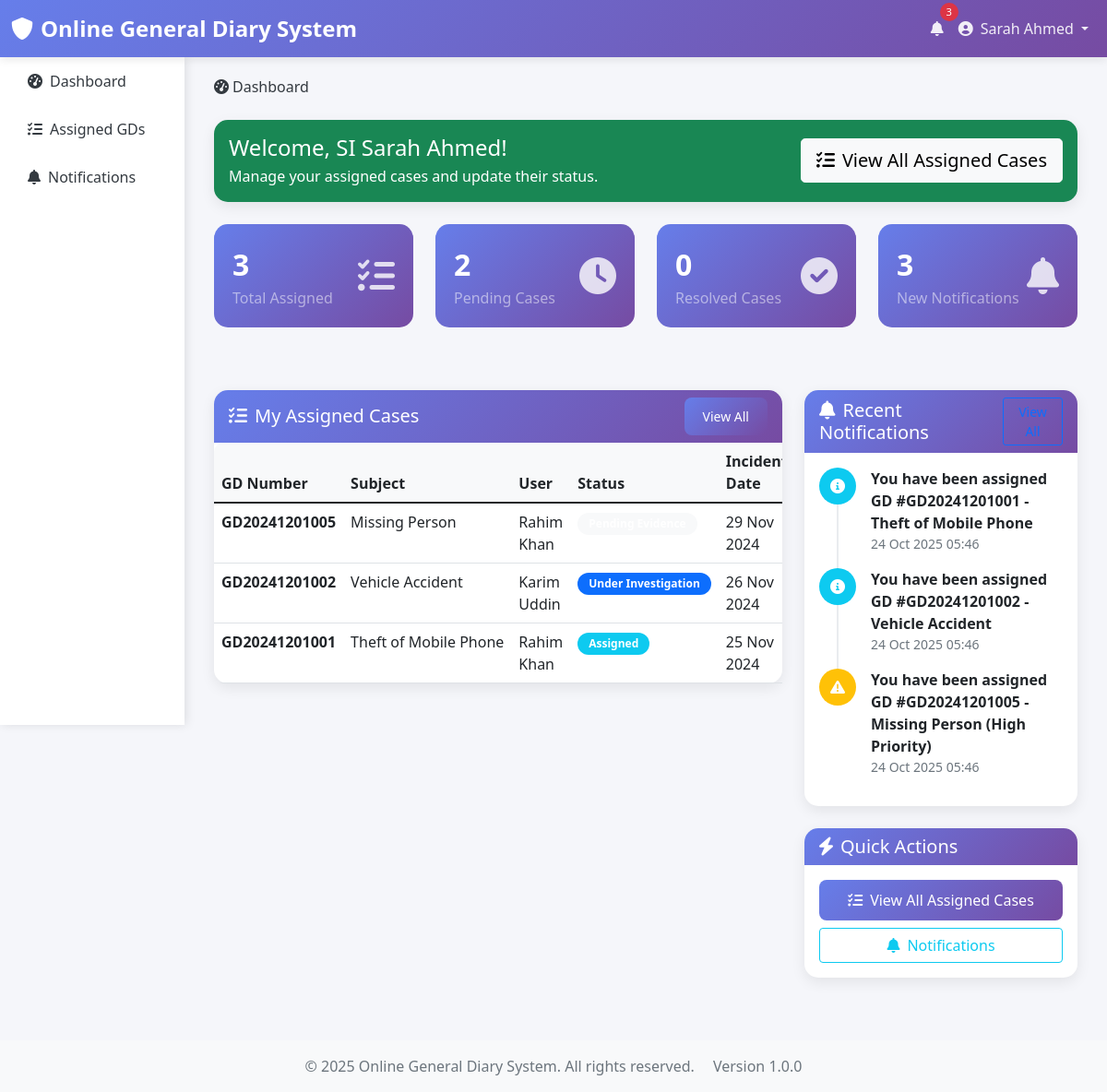
Screenshot of /si/dashboard.php (signed in) with the database file from the repository.
### tables this page shows
CREATE TABLE IF NOT EXISTS users (
    user_id INT AUTO_INCREMENT PRIMARY KEY,
    f_name VARCHAR(50) NOT NULL,
    l_name VARCHAR(50) NOT NULL,
    email VARCHAR(100) UNIQUE NOT NULL,
    password VARCHAR(255) NOT NULL,
    phone VARCHAR(20),
    nid VARCHAR(20) UNIQUE,
    address TEXT,
    role ENUM('admin', 'si', 'user') NOT NULL DEFAULT 'user',
    is_active BOOLEAN DEFAULT TRUE,
    created_at TIMESTAMP DEFAULT CURRENT_TIMESTAMP,
    updated_at TIMESTAMP DEFAULT CURRENT_TIMESTAMP ON UPDATE CURRENT_TIMESTAMP,
    INDEX idx_email (email),
    INDEX idx_role (role),
    INDEX idx_nid (nid)
);

CREATE TABLE IF NOT EXISTS gds (
    gd_id INT AUTO_INCREMENT PRIMARY KEY,
    gd_number VARCHAR(20) UNIQUE NOT NULL,
    user_id INT NOT NULL,
    status_id INT NOT NULL,
    assigned_si_id INT NULL,  
    subject VARCHAR(200) NOT NULL,
    description TEXT NOT NULL,
    incident_date DATE NOT NULL,
    incident_time TIME NOT NULL,
    location VARCHAR(200) NOT NULL,
    created_at TIMESTAMP DEFAULT CURRENT_TIMESTAMP,
    updated_at TIMESTAMP DEFAULT CURRENT_TIMESTAMP ON UPDATE CURRENT_TIMESTAMP,
    FOREIGN KEY (user_id) REFERENCES users(user_id) ON DELETE CASCADE,
    FOREIGN KEY (status_id) REFERENCES gd_statuses(status_id) ON DELETE RESTRICT,
    FOREIGN KEY (assigned_si_id) REFERENCES users(user_id) ON DELETE SET NULL,
    INDEX idx_gd_number (gd_number),
    INDEX idx_user_id (user_id),
    INDEX idx_status_id (status_id),
    INDEX idx_assigned_si_id (assigned_si_id),
    INDEX idx_incident_date (incident_date),
    INDEX idx_created_at (created_at)
);

CREATE TABLE IF NOT EXISTS gd_statuses (
    status_id INT AUTO_INCREMENT PRIMARY KEY,
    status_name VARCHAR(50) NOT NULL UNIQUE,
    description TEXT,
    is_active BOOLEAN DEFAULT TRUE,
    created_at TIMESTAMP DEFAULT CURRENT_TIMESTAMP,
    updated_at TIMESTAMP DEFAULT CURRENT_TIMESTAMP ON UPDATE CURRENT_TIMESTAMP
);

CREATE TABLE IF NOT EXISTS notifications (
    notif_id INT AUTO_INCREMENT PRIMARY KEY,
    user_id INT NOT NULL,
    gd_id INT NULL,
    message TEXT NOT NULL,
    type ENUM('info', 'warning', 'success', 'error') DEFAULT 'info',
    is_read BOOLEAN DEFAULT FALSE,
    created_at TIMESTAMP DEFAULT CURRENT_TIMESTAMP,
    FOREIGN KEY (user_id) REFERENCES users(user_id) ON DELETE CASCADE,
    FOREIGN KEY (gd_id) REFERENCES gds(gd_id) ON DELETE CASCADE,
    INDEX idx_user_id (user_id),
    INDEX idx_gd_id (gd_id),
    INDEX idx_is_read (is_read),
    INDEX idx_created_at (created_at)
);

### si/dashboard.php (the view, shortened to what the rows shown need)
<?php
require_once '../config/config.php';
require_once '../includes/auth.php';
require_once '../includes/functions.php';
$currentUser = getCurrentUser();
$assignedGDs = getGDsBySI($currentUser['user_id'], 1, 5);
$notifications = getNotifications($currentUser['user_id'], 5);
$sql = "SELECT COUNT(*) as pending_gds FROM gds WHERE assigned_si_id = ? AND status_id IN (SELECT status_id FROM gd_statuses WHERE status_name IN ('Assigned', 'Under Investigation'))";
$pendingCount = fetchRow($sql, [$currentUser['user_id']])['pending_gds'];
?>
<?php include '../header.php'; ?>
<div class="row mb-4">
    <div class="col-12">
        <div class="card bg-success text-white">
            <div class="card-body">
                <div class="row align-items-center">
                    <div class="col-md-8">
                        <h4 class="mb-1">Welcome, SI <?php echo htmlspecialchars($currentUser['f_name'] . ' ' . $currentUser['l_name']); ?>!</h4>
                        <p class="mb-0">Manage your assigned cases and update their status.</p>
                    </div>
                </div>
            </div>
        </div>
    </div>
</div>
<div class="row mb-4">
    <div class="col-xl-3 col-md-6 mb-4">
        <div class="stats-card">
            <div class="d-flex justify-content-between align-items-center">
                <div>
                    <div class="stats-number"><?php echo $pendingCount; ?></div>
                    <div class="text-white-50">Pending Cases</div>
                </div>
            </div>
        </div>
    </div>
</div>
<div class="row">
    <div class="col-lg-8 mb-4">
        <div class="card">
            <div class="card-body p-0">
                <?php if (!empty($assignedGDs['gds'])): ?>
                    <div class="table-responsive">
                        <table class="table table-hover mb-0">
                            <thead>
                                <tr>
                                    <th>GD Number</th>
                                    <th>Subject</th>
                                    <th>User</th>
                                    <th>Status</th>
                                    <th>Incident Date</th>
                                </tr>
                            </thead>
                            <tbody>
                                <?php foreach ($assignedGDs['gds'] as $gd): ?>
                                    <tr>
                                        <td>
                                            <strong><?php echo htmlspecialchars($gd['gd_number']); ?></strong>
                                        </td>
                                        <td>
                                            <div class="text-truncate" style="max-width: 200px;" title="<?php echo htmlspecialchars($gd['subject']); ?>">
                                                <?php echo htmlspecialchars($gd['subject']); ?>
                                            </div>
                                        </td>
                                        <td>
                                            <?php echo htmlspecialchars($gd['f_name'] . ' ' . $gd['l_name']); ?>
                                        </td>
                                        <td>
                                            <span class="badge bg-<?php
                                                switch($gd['status_name']) {
                                                    case 'Assigned': echo 'info'; break;
                                                    case 'Under Investigation': echo 'primary'; break;
                                                    default: echo 'light';
                                                }
                                            ?>">
                                                <?php echo htmlspecialchars($gd['status_name']); ?>
                                            </span>
                                        </td>
                                        <td><?php echo formatDate($gd['incident_date']); ?></td>
                                    </tr>
                                <?php endforeach; ?>
                            </tbody>
                        </table>
                    </div>
                <?php endif; ?>
            </div>
        </div>
    </div>
    <div class="col-lg-4">
        <div class="card mb-4">
            <div class="card-body">
                <?php if (!empty($notifications)): ?>
                    <div class="timeline">
                        <?php foreach ($notifications as $notification): ?>
                            <div class="timeline-item mb-3">
                                <div class="d-flex">
                                    <div class="flex-shrink-0">
                                        <div class="bg-<?php
                                            switch($notification['type']) {
                                                case 'warning': echo 'warning'; break;
                                                default: echo 'info';
                                            }
                                        ?> rounded-circle d-flex align-items-center justify-content-center" style="width: 40px; height: 40px;">
                                            <i class="fas fa-<?php
                                                switch($notification['type']) {
                                                    case 'warning': echo 'exclamation-triangle'; break;
                                                    default: echo 'info-circle';
                                                }
                                            ?> text-white"></i>
                                        </div>
                                    </div>
                                    <div class="flex-grow-1 ms-3">
                                        <div class="fw-bold">
                                            <?php echo htmlspecialchars($notification['message']); ?>
                                        </div>
                                        <div class="text-muted small">
                                            <?php echo formatDateTime($notification['created_at']); ?>
                                        </div>
                                    </div>
                                </div>
                            </div>
                        <?php endforeach; ?>
                    </div>
                <?php endif; ?>
            </div>
        </div>
    </div>
</div>
<?php include '../footer.php'; ?>

### header.php (shortened to what the rows shown need)
<?php
$currentUser = getCurrentUser();
$unreadNotifications = $currentUser ? getUnreadNotificationCount($currentUser['user_id']) : 0;
?>
<!DOCTYPE html>
<html lang="en">
<head>
    <link href="https://cdn.jsdelivr.net/npm/bootstrap@5.1.3/dist/css/bootstrap.min.css" rel="stylesheet">
    <link href="https://cdnjs.cloudflare.com/ajax/libs/font-awesome/6.0.0/css/all.min.css" rel="stylesheet">
</head>
<body>
    <nav class="navbar navbar-expand-lg navbar-dark">
        <div class="container-fluid">
            <div class="collapse navbar-collapse" id="navbarNav">
                <ul class="navbar-nav ms-auto">
                    <?php if ($currentUser): ?>
                        <li class="nav-item dropdown">
                            <a class="nav-link position-relative" href="#" id="notificationDropdown" role="button" data-bs-toggle="dropdown">
                                <i class="fas fa-bell"></i>
                                <?php if ($unreadNotifications > 0): ?>
                                    <span class="notification-badge"><?php echo $unreadNotifications; ?></span>
                                <?php endif; ?>
                            </a>
                        </li>
                        <li class="nav-item dropdown">
                            <a class="nav-link dropdown-toggle" href="#" id="userDropdown" role="button" data-bs-toggle="dropdown">
                                <i class="fas fa-user-circle me-2"></i><?php echo htmlspecialchars($currentUser['f_name'] . ' ' . $currentUser['l_name']); ?>
                            </a>
                        </li>
                    <?php endif; ?>
                </ul>
            </div>
        </div>
    </nav>
    <div class="container-fluid">
        <div class="row">
            <?php if ($currentUser): ?>
                <div class="col-md-9 col-lg-10">
                    <div class="main-content">
            <?php else: ?>
                <div class="col-12">
                    <div class="main-content">
            <?php endif; ?>

### rows the page displays
users: f_name+l_name "Sarah Ahmed", user_id "2"
gds: gd_number "GD20241201005", subject "Missing Person", user.l_name "Rahim Khan", incident_date "29 Nov 2024"
gds: gd_number "GD20241201002", subject "Vehicle Accident", user.l_name "Karim Uddin", status.status_name "Under Investigation", incident_date "26 Nov 2024"
gds: gd_number "GD20241201001", subject "Theft of Mobile Phone", user.l_name "Rahim Khan", status.status_name "Assigned", incident_date "25 Nov 2024"
notifications: message "You have been assigned GD #GD20241201001 - Theft of Mobile Phone", created_at "24 Oct 2025 05:46"
notifications: message "You have been assigned GD #GD20241201002 - Vehicle Accident", created_at "24 Oct 2025 05:46"
notifications: message "You have been assigned GD #GD20241201005 - Missing Person (High Priority)", created_at "24 Oct 2025 05:46"

### other values shown
APP_NAME "Online General Diary System"
$unreadNotifications "3"
$item[2] "Dashboard"
$item[2] "Assigned GDs"
$item[2] "Notifications"
$assignedCount "3"
$resolvedCount "0"
getUnreadNotificationCount($currentUser['user_id']) "3"
APP_VERSION "1.0.0"
